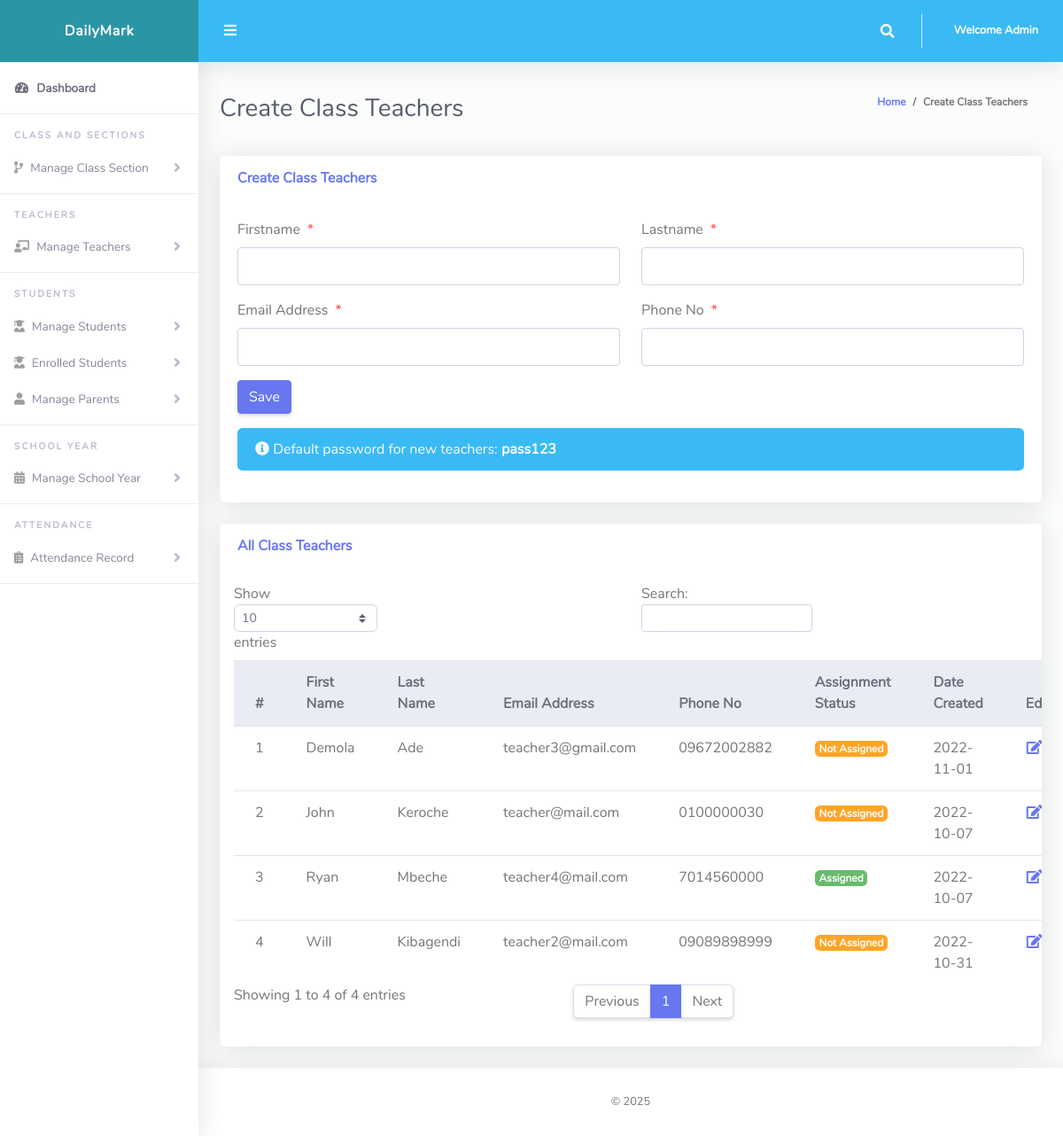
The page /Admin/createClassTeacher.php (signed in) on the database its author committed.
### tables this page shows
CREATE TABLE `tblclassteacher` (
  `Id` int(10) NOT NULL,
  `firstName` varchar(255) NOT NULL,
  `lastName` varchar(255) NOT NULL,
  `emailAddress` varchar(255) NOT NULL,
  `password` varchar(255) NOT NULL,
  `phoneNo` varchar(50) NOT NULL,
  `classId` varchar(10) NOT NULL,
  `classArmId` varchar(10) NOT NULL,
  `dateCreated` varchar(50) NOT NULL
);

### Admin/createClassTeacher.php (the view, shortened to what this page needs)
<?php
include '../Includes/dbcon.php';
?>
<!DOCTYPE html>
<html lang="en">
<head>
  <link href="../vendor/fontawesome-free/css/all.min.css" rel="stylesheet" type="text/css">
  <link href="../vendor/bootstrap/css/bootstrap.min.css" rel="stylesheet" type="text/css">
  <link href="css/ruang-admin.min.css" rel="stylesheet">
</head>
<body id="page-top">
  <div id="wrapper">
      <?php include "Includes/sidebar.php";?>
    <div id="content-wrapper" class="d-flex flex-column">
      <div id="content">
       <?php include "Includes/topbar.php";?>
        <div class="container-fluid" id="container-wrapper">
          <div class="d-sm-flex align-items-center justify-content-between mb-4">
            <h1 class="h3 mb-0 text-gray-800">Create Class Teachers</h1>
            <ol class="breadcrumb">
              <li class="breadcrumb-item"><a href="./">Home</a></li>
              <li class="breadcrumb-item active" aria-current="page">Create Class Teachers</li>
            </ol>
          </div>
          <div class="row">
            <div class="col-lg-12">
              <div class="card mb-4">
                <div class="card-header py-3 d-flex flex-row align-items-center justify-content-between">
                  <h6 class="m-0 font-weight-bold text-primary">Create Class Teachers</h6>
                </div>
                <div class="card-body">
                  <form method="post">
                   <div class="form-group row mb-3">
                        <div class="col-xl-6">
                        <label class="form-control-label">Firstname<span class="text-danger ml-2">*</span></label>
                        <input type="text" class="form-control" required name="firstName" value="<?php echo isset($row['firstName']) ? $row['firstName'] : '';?>" id="exampleInputFirstName">
                        </div>
                        <div class="col-xl-6">
                        <label class="form-control-label">Lastname<span class="text-danger ml-2">*</span></label>
                      <input type="text" class="form-control" required name="lastName" value="<?php echo isset($row['lastName']) ? $row['lastName'] : '';?>" id="exampleInputFirstName" >
                        </div>
                    </div>
                     <div class="form-group row mb-3">
                        <div class="col-xl-6">
                        <label class="form-control-label">Email Address<span class="text-danger ml-2">*</span></label>
                        <input type="email" class="form-control" required name="emailAddress" value="<?php echo isset($row['emailAddress']) ? $row['emailAddress'] : '';?>" id="exampleInputFirstName" >
                        </div>
                        <div class="col-xl-6">
                        <label class="form-control-label">Phone No<span class="text-danger ml-2">*</span></label>
                      <input type="text" class="form-control" name="phoneNo" value="<?php echo isset($row['phoneNo']) ? $row['phoneNo'] : '';?>" id="exampleInputFirstName" >
                        </div>
                    </div>
                      <?php
                    if (isset($Id))
                    {
                    ?>
                    <button type="submit" name="update" class="btn btn-warning">Update</button>
                    &nbsp;&nbsp;&nbsp;&nbsp;&nbsp;&nbsp;&nbsp;&nbsp;&nbsp;&nbsp;
                    <?php
                    } else {
                    ?>
                    <button type="submit" name="save" class="btn btn-primary">Save</button>
                    <div class="mt-3 alert alert-info">
                      <i class="fas fa-info-circle"></i> Default password for new teachers: <strong>pass123</strong>
                    </div>
                    <?php
                    }
                    ?>
                  </form>
                </div>
              </div>
                 <div class="row">
              <div class="col-lg-12">
              <div class="card mb-4">
                <div class="card-header py-3 d-flex flex-row align-items-center justify-content-between">
                  <h6 class="m-0 font-weight-bold text-primary">All Class Teachers</h6>
                </div>
                <div class="table-responsive p-3">
                  <table class="table align-items-center table-flush table-hover" id="dataTableHover">
                    <thead class="thead-light">
                      <tr>
                        <th>#</th>
                        <th>First Name</th>
                        <th>Last Name</th>
                        <th>Email Address</th>
                        <th>Phone No</th>
                        <th>Assignment Status</th>
                        <th>Date Created</th>
                        <th>Edit</th>
                      </tr>
                    </thead>
                    <tbody>
                  <?php
                      $query = "SELECT t.Id, t.firstName, t.lastName, t.emailAddress, t.phoneNo, t.dateCreated,
                              (SELECT COUNT(*) FROM tblclassarms WHERE tblclassarms.teacherId = t.Id) as isAssigned
                              FROM tblclassteacher t ORDER BY t.firstName ASC";
                      $rs = $conn->query($query);
                      $num = $rs->num_rows;
                      $sn=0;
                      if($num > 0)
                      {
                        while ($rows = $rs->fetch_assoc())
                          {
                             $sn = $sn + 1;
                             $assignStatus = $rows['isAssigned'] > 0 ?
                                '<span class="badge badge-success">Assigned</span>' :
                                '<span class="badge badge-warning">Not Assigned</span>';
                            echo"
                              <tr>
                                <td>".$sn."</td>
                                <td>".$rows['firstName']."</td>
                                <td>".$rows['lastName']."</td>
                                <td>".$rows['emailAddress']."</td>
                                <td>".$rows['phoneNo']."</td>
                                <td>".$assignStatus."</td>
                                <td>".$rows['dateCreated']."</td>
                                <td><a href='?action=edit&Id=".$rows['Id']."'><i class='fas fa-fw fa-edit'></i></a></td>
                                <td><a href='?action=delete&Id=".$rows['Id']."'><i class='fas fa-fw fa-trash'></i></a></td>
                              </tr>";
                          }
                      }
                      else
                      {
                           echo
                           "<div class='alert alert-danger' role='alert'>
                            No Record Found!
                            </div>";
                      }
                      ?>
                    </tbody>
                  </table>
                </div>
              </div>
            </div>
            </div>
          </div>
        </div>
      </div>
       <?php include "Includes/footer.php";?>
    </div>
  </div>
</body>
</html>

### Admin/Includes/topbar.php (shortened to what this page needs)
<?php
  $query = "SELECT * FROM tbladmin WHERE Id = ".$_SESSION['userId']."";
  $rs = $conn->query($query);
  $rows = $rs->fetch_assoc();
  $fullName = $rows['firstName']." ".$rows['lastName'];
?>
<nav class="navbar navbar-expand navbar-light bg-info topbar mb-4 static-top">
          <button id="sidebarToggleTop" class="btn btn-link rounded-circle mr-3">
            <i class="fa fa-bars"></i>
          </button>
          <ul class="navbar-nav ml-auto">
            <li class="nav-item dropdown no-arrow">
              <a class="nav-link dropdown-toggle" href="#" id="searchDropdown" role="button" data-toggle="dropdown"
                aria-haspopup="true" aria-expanded="false">
                <i class="fas fa-search fa-fw"></i>
              </a>
            </li>
            <li class="nav-item dropdown no-arrow">
              <a class="nav-link dropdown-toggle" href="#" id="userDropdown" role="button" data-toggle="dropdown"
                aria-haspopup="true" aria-expanded="false">
                <span class="ml-2 d-none d-lg-inline text-white small"><b>Welcome <?php echo $fullName;?></b></span>
              </a>
            </li>
          </ul>
        </nav>

### rows shown on the page
tblclassteacher: firstName "Demola", lastName "Ade", emailAddress "teacher3@gmail.com", phoneNo "09672002882", shows "Not Assigned", dateCreated "2022-11-01"
tblclassteacher: firstName "John", lastName "Keroche", emailAddress "teacher@mail.com", phoneNo "0100000030", shows "Not Assigned", dateCreated "2022-10-07"
tblclassteacher: firstName "Ryan", lastName "Mbeche", emailAddress "teacher4@mail.com", phoneNo "7014560000", shows "Assigned", dateCreated "2022-10-07"
tblclassteacher: firstName "Will", lastName "Kibagendi", emailAddress "teacher2@mail.com", phoneNo "09089898999", shows "Not Assigned", dateCreated "2022-10-31"

### other values the page prints
$fullName "Admin"
